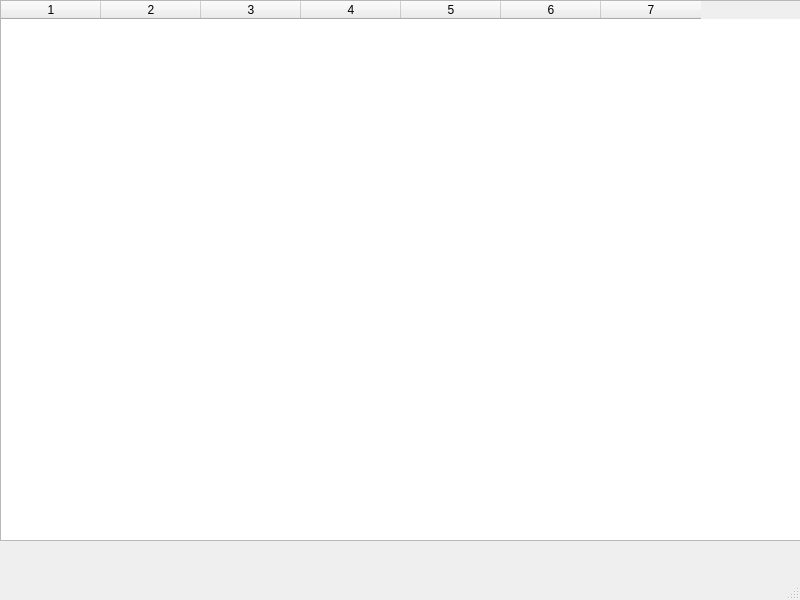
<?xml version="1.0" encoding="UTF-8"?>
<ui version="4.0">
 <class>mainForm</class>
 <widget class="QMainWindow" name="mainForm">
  <property name="geometry">
   <rect>
    <x>0</x>
    <y>0</y>
    <width>800</width>
    <height>600</height>
   </rect>
  </property>
  <property name="minimumSize">
   <size>
    <width>800</width>
    <height>600</height>
   </size>
  </property>
  <property name="windowTitle">
   <string>MainWindow</string>
  </property>
  <widget class="QWidget" name="centralwidget">
   <widget class="QWidget" name="verticalLayoutWidget">
    <property name="geometry">
     <rect>
      <x>0</x>
      <y>0</y>
      <width>801</width>
      <height>541</height>
     </rect>
    </property>
    <layout class="QVBoxLayout" name="elements_vLayout">
     <item>
      <widget class="QTableWidget" name="table">
       <property name="rowCount">
        <number>0</number>
       </property>
       <property name="columnCount">
        <number>7</number>
       </property>
       <column/>
       <column/>
       <column/>
       <column/>
       <column/>
       <column/>
       <column/>
      </widget>
     </item>
    </layout>
   </widget>
  </widget>
  <widget class="QMenuBar" name="menubar">
   <property name="geometry">
    <rect>
     <x>0</x>
     <y>0</y>
     <width>800</width>
     <height>22</height>
    </rect>
   </property>
  </widget>
  <widget class="QStatusBar" name="statusbar"/>
 </widget>
 <resources/>
 <connections/>
</ui>
